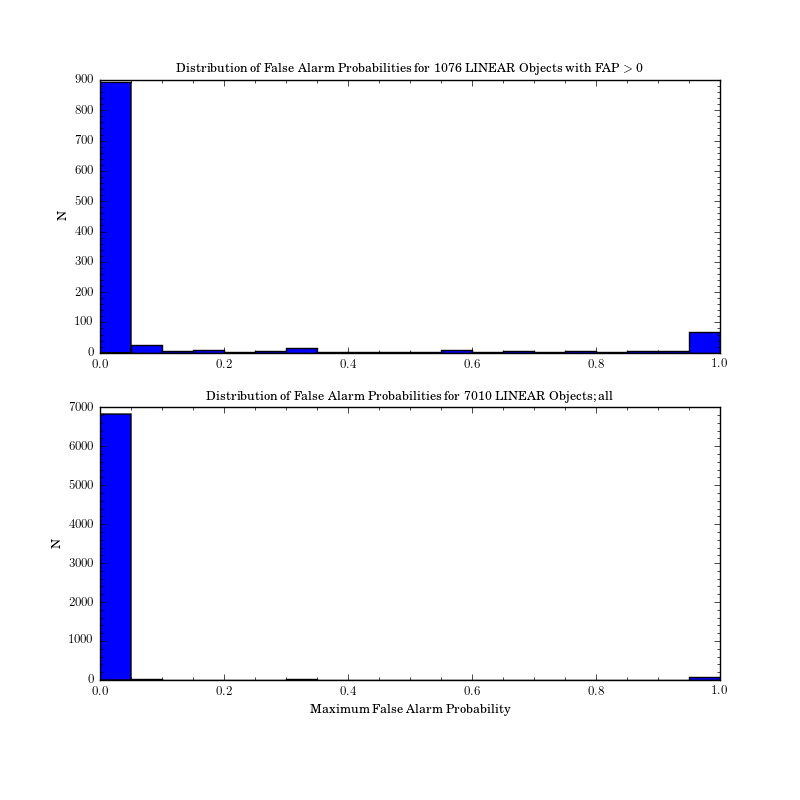

Write the Python code that produced this figure.
#Author: Nicholas Hunt-Walker
#Date: 9/23/2015
#License: BSD
#Purpose: We calculate False Alarm Probabilities (FAPs) for periods measured for
#           LINEAR objects. The calculation of FAPs is derived from Baluev 2008.
#           Once calculated, we want to visualize the distribution of FAPs for
#           LINEAR objects.
import numpy as np

import matplotlib.pyplot as plt

from gatspy.periodic import LombScargle, LombScargleFast

from astroML.datasets import fetch_LINEAR_sample
from astroML.time_series import search_frequencies, lomb_scargle, MultiTermFit
from astroML.plotting import setup_text_plots
setup_text_plots(fontsize=9, usetex=True)

#------------------------------------------------------------
#Load the dataset
data = fetch_LINEAR_sample()
ids = data.ids

#------------------------------------------------------------
#Compute the best frequencies
def compute_best_frequencies(ids, quiet=True):
    results = {}
    for i in ids:
        t, y, dy = data[i].T

        ls = LombScargleFast().fit(t, y, dy)
        ls.optimizer.quiet=quiet
        ls.optimizer.period_range = (10**-1.5, 10)

        periods = ls.find_best_periods()
        fap = ls.false_alarm_max()
        Npoints = len(t)
        scores = ls.score(periods)

        results[i] = [periods, fap, Npoints, scores]

    return results

results = compute_best_frequencies(ids)

faps = np.array([results[ii][1] for ii in ids])
# quartile = np.percentile(faps, [75,25])
# quartile_width = quartile[0] - quartile[1]
# binwidth = 2 * quartile_width / (faps.size)**(1./3)

fig = plt.figure(figsize=(8,8))
fig.subplots_adjust(bottom=0.15)
titstr = "Distribution of False Alarm Probabilities for {0} LINEAR Objects"

ax = plt.subplot(211)
ax.set_title(titstr.format(sum(faps > 0)) + " with FAP $>$ 0")
ax.hist(faps[faps > 0], bins=np.linspace(0,1.0,101))
ax.set_ylabel("N")
ax.set_xlim(0,1)
ax.minorticks_on()

ax = plt.subplot(212)
ax.set_title(titstr.format(faps.size) + "; all")
ax.hist(faps, bins=np.linspace(0,1.0,21))
ax.set_xlabel("Maximum False Alarm Probability")
ax.set_ylabel("N")
ax.set_xlim(0,1)
ax.minorticks_on()

plt.show()

fout = "/Users/Nick/Documents/my_python/mystuff/astroML_testbed/faps.dat"
f = open(fout, 'w')
# want periods 1-5 and the false alarm probability

f.write("ids,p0,p1,p2,p3,p4,faps,npoints,scores\n")
for ii in ids:
    the_id = str(ii)
    periods = ",".join(str(results[ii][0]).strip("[").strip("]")[1:].strip().split())
    the_fap = str(results[ii][1])
    the_points = str(results[ii][2])
    the_scores = str(results[ii][3])
    outline = ",".join([the_id,periods,the_fap,the_points,the_scores]) + "\n"
    f.write(outline)

f.close()

Npoints = np.zeros(ids.size)
for ii in range(len(ids)):
    Npoints[ii] = len(data[ids[ii]].T[0])

plt.figure(figsize=(8,4))
plt.hist(Npoints, bins=np.arange(30, 1170, 20))
plt.xlim(30, 1170)
plt.xlabel("$N_observations$")
plt.ylabel("$N_objects$")
plt.minorticks_on()
plt.show()

# =======
# want to find out why so many fap values are == 0
# start by finding out characteristics of FAP values > 0.5
bad_ids = ids[faps > 0.5]
good_ids = ids[faps < 0.1]

# t, y, dy = data[good_ids[10]].T
t, y, dy = data[bad_ids[10]].T
plt.errorbar(t, y, dy, fmt=".k", ecolor="gray",
             ms=4, lw=1, capsize=1.5)
plt.show()
